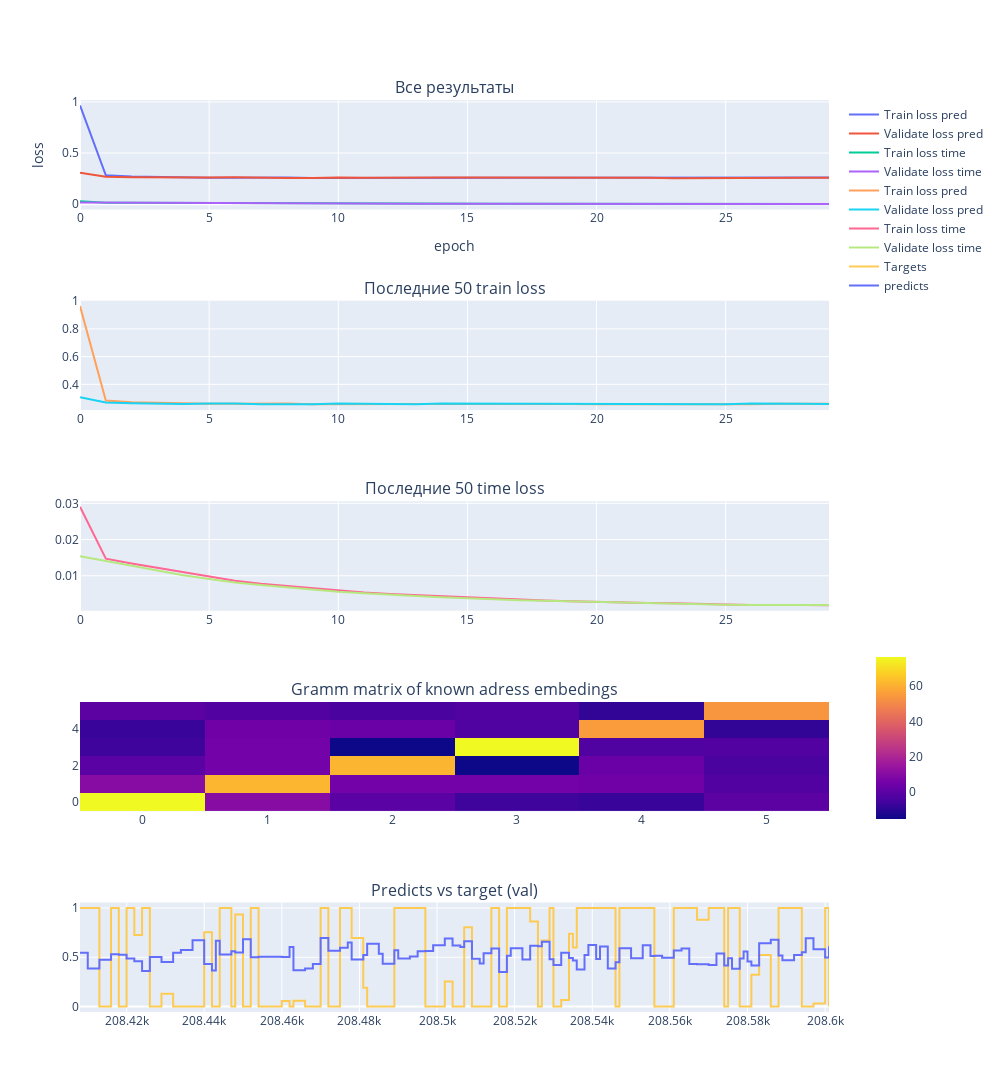

Notebook source saved alongside this figure:
### Code cell
TrainLib.train_model(
    model=model,
    model_predictor=TrainLib.time_cross_predictior,
    result_loss=TrainLib.result_loss_slower_change,
    # train_loader=train_dataloader,
    # val_loader=val_dataloader,
    # num_epochs=1000,
    # learning_rate=3e-4,
    # start_epoch=0,
    # gamma=0.8,
    # step_size=10,
    # device=device,
    # time_coef_loss=1,
    # seconds_betwen_image_show=30,
    # cnt_last_for_show=20
    **train_params
)
